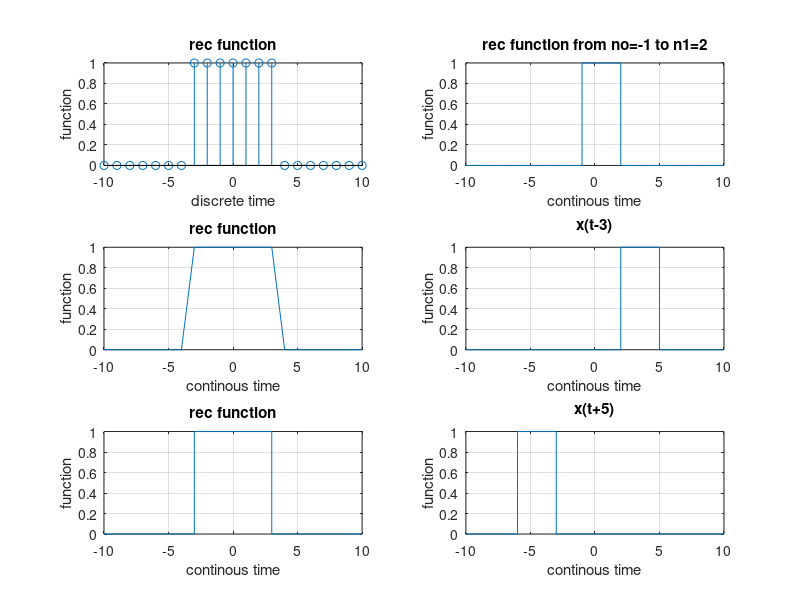

MATLAB code for this plot:
clear all; close all; clc;
n=[-10:10];
subplot(321);
rec = [zeros(1,7) ones(1,7) zeros(1,7)];
stem(n,rec);
title('rec function');
xlabel('discrete time');
ylabel('function');
grid on;

%time represent problem
t=[-10:10];
rec = [zeros(1,7) ones(1,7) zeros(1,7)];
subplot(323);
plot(t,rec);
title('rec function');
xlabel('continous time');
ylabel('function');
grid on;

%solving represent problem in continous time
no=3;
t=[-10:-no -no:no no:10];
rec = [zeros(1,8) ones(1,7) zeros(1,8)];
subplot(325);
plot(t,rec);
title('rec function');
xlabel('continous time');
ylabel('function');
grid on;

%rectangular function from no to n1
no = -1; n1 = 2;
t=[-10:no no:n1 n1:10];
x=[zeros(1,11+no) ones(1,n1-no+1) zeros(1,11-n1)];
subplot(322);
plot(t,x);
title('rec function from no=-1 to n1=2');
xlabel('continous time');
ylabel('function');
grid on;

%rectangular function time shifting p(t-3); k = -3
k=-3;no=-1;n1=2;
t=[-10:no-k no-k:n1-k n1-k:10];
x=[zeros(1,11+no-k) ones(1,n1-no+1) zeros(1,11-n1+k)];
subplot(324);
plot(t,x);
title('x(t-3)');
xlabel('continous time');
ylabel('function');
grid on;

%rectangular function time shifting p(t+5); k=5
k=5; no=-1; n1=2;
t=[-10:no-k no-k:n1-k n1-k:10];
x=[zeros(1,11+no-k) ones(1,n1-no+1) zeros(1,11-n1+k)];
subplot(326);
plot(t,x);
title('x(t+5)');
xlabel('continous time');
ylabel('function');
grid on;